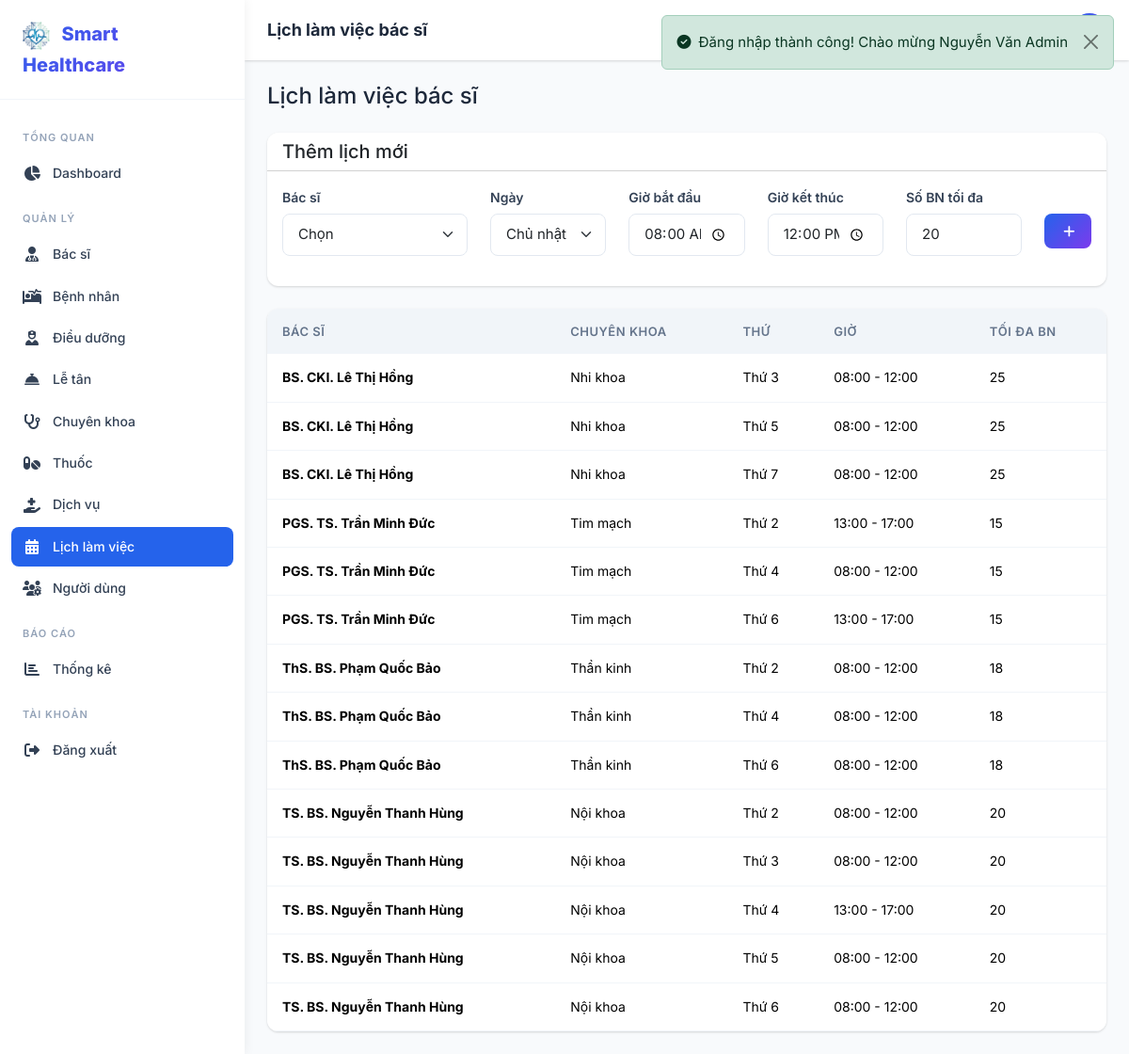
Screenshot of /admin/schedules (signed in) with the database file from the repository.
### tables this page shows
CREATE TABLE doctor_schedules (
    id INT AUTO_INCREMENT PRIMARY KEY,
    doctor_id INT NOT NULL,
    day_of_week TINYINT NOT NULL COMMENT '0=CN, 1=T2, ..., 6=T7',
    start_time TIME NOT NULL,
    end_time TIME NOT NULL,
    max_patients INT DEFAULT 20,
    status ENUM('active','inactive') DEFAULT 'active',
    created_at TIMESTAMP DEFAULT CURRENT_TIMESTAMP,
    updated_at TIMESTAMP DEFAULT CURRENT_TIMESTAMP ON UPDATE CURRENT_TIMESTAMP,
    INDEX idx_schedule_doctor (doctor_id),
    FOREIGN KEY (doctor_id) REFERENCES doctors(id) ON DELETE CASCADE
);

CREATE TABLE users (
    id INT AUTO_INCREMENT PRIMARY KEY,
    role_id INT NOT NULL,
    email VARCHAR(255) NOT NULL UNIQUE,
    password VARCHAR(255) NOT NULL,
    full_name VARCHAR(255) NOT NULL,
    phone VARCHAR(20) DEFAULT NULL,
    avatar VARCHAR(500) DEFAULT NULL,
    status ENUM('active','inactive','banned') DEFAULT 'active',
    created_at TIMESTAMP DEFAULT CURRENT_TIMESTAMP,
    updated_at TIMESTAMP DEFAULT CURRENT_TIMESTAMP ON UPDATE CURRENT_TIMESTAMP,
    INDEX idx_users_email (email),
    INDEX idx_users_role (role_id),
    INDEX idx_users_status (status),
    FOREIGN KEY (role_id) REFERENCES roles(id) ON DELETE RESTRICT
);

CREATE TABLE specialties (
    id INT AUTO_INCREMENT PRIMARY KEY,
    name VARCHAR(255) NOT NULL,
    description TEXT DEFAULT NULL,
    icon VARCHAR(100) DEFAULT 'fas fa-stethoscope',
    status ENUM('active','inactive') DEFAULT 'active',
    created_at TIMESTAMP DEFAULT CURRENT_TIMESTAMP,
    updated_at TIMESTAMP DEFAULT CURRENT_TIMESTAMP ON UPDATE CURRENT_TIMESTAMP
);

### app/controllers/AdminController.php (called while the page is built, shortened)
<?php
class AdminController extends Controller
{
    public function schedules(): void
    {
        $scheduleModel = new DoctorSchedule();
        $this->view('admin/schedules', [
            'title'     => 'Lịch làm việc bác sĩ',
            'schedules' => $scheduleModel->allWithDoctor(),
            'doctors'   => (new Doctor())->allWithInfo(),
        ], 'dashboard');
    }
}

### public/index.php (called while the page is built, shortened)
<?php
require_once APP_PATH . '/helpers/functions.php';
$url = isset($_GET['url']) ? rtrim($_GET['url'], '/') : '';
$router = new Router();
$router->dispatch($url);

### app/helpers/functions.php (called while the page is built, shortened)
<?php
function e(?string $value): string
{
    return htmlspecialchars($value ?? '', ENT_QUOTES, 'UTF-8');
}
function format_time(?string $time): string
{
    return date('H:i', strtotime($time));
}
function day_name(int $day): string
{
    $days = ['Chủ nhật', 'Thứ 2', 'Thứ 3', 'Thứ 4', 'Thứ 5', 'Thứ 6', 'Thứ 7'];
    return $days[$day] ?? '';
}

### app/core/Model.php (called while the page is built, shortened)
<?php
class Model
{
    protected static ?PDO $db = null;
    public static function setDatabase(PDO $pdo): void
    {
        self::$db = $pdo;
    }
    protected function db(): PDO
    {
        return self::$db;
    }
    public function query(string $sql, array $params = []): array
    {
        $stmt = $this->db()->prepare($sql);
        $stmt->execute($params);
        return $stmt->fetchAll();
    }
}

### app/models/DoctorSchedule.php (called while the page is built, shortened)
<?php
class DoctorSchedule extends Model
{
    public function allWithDoctor(): array
    {
        return $this->query(
            "SELECT ds.*, u.full_name as doctor_name, s.name as specialty_name
             FROM doctor_schedules ds
             JOIN doctors d ON ds.doctor_id = d.id
             JOIN users u ON d.user_id = u.id
             LEFT JOIN specialties s ON d.specialty_id = s.id
             ORDER BY u.full_name, ds.day_of_week, ds.start_time"
        );
    }
}

### app/views/admin/schedules.php (the view, shortened to what this page needs)
<h4 class="mb-4">Lịch làm việc bác sĩ</h4>
<div class="card card-custom mb-4"><div class="card-header bg-white"><h5 class="mb-0">Thêm lịch mới</h5></div><div class="card-body"><form method="POST"><?= csrf_field() ?>
    <div class="row">
        <div class="col-md-3 mb-3"><label class="form-label">Bác sĩ</label><select name="doctor_id" class="form-select" required><option value="">Chọn</option></select></div>
        <div class="col-md-2 mb-3"><label class="form-label">Ngày</label><select name="day_of_week" class="form-select"><?php for ($i=0;$i<7;$i++): ?><option value="<?= $i ?>"><?= day_name($i) ?></option><?php endfor; ?></select></div>
        <div class="col-md-2 mb-3"><label class="form-label">Giờ bắt đầu</label><input type="time" name="start_time" class="form-control" value="08:00" required></div>
        <div class="col-md-2 mb-3"><label class="form-label">Giờ kết thúc</label><input type="time" name="end_time" class="form-control" value="12:00" required></div>
        <div class="col-md-2 mb-3"><label class="form-label">Số BN tối đa</label><input type="number" name="max_patients" class="form-control" value="20"></div>
        <div class="col-md-1 mb-3"><label class="form-label">&nbsp;</label><button type="submit" class="btn btn-gradient w-100"><i class="fas fa-plus"></i></button></div>
    </div>
</form></div></div>
<div class="table-custom"><div class="table-responsive"><table class="table">
    <thead><tr><th>Bác sĩ</th><th>Chuyên khoa</th><th>Thứ</th><th>Giờ</th><th>Tối đa BN</th></tr></thead>
    <tbody>
        <?php foreach ($schedules as $s): ?>
        <tr><td><strong><?= e($s['doctor_name']) ?></strong></td><td><?= e($s['specialty_name'] ?? '') ?></td><td><?= day_name($s['day_of_week']) ?></td><td><?= format_time($s['start_time']) ?> - <?= format_time($s['end_time']) ?></td><td><?= $s['max_patients'] ?></td></tr>
        <?php endforeach; ?>
    </tbody>
</table></div></div>

### app/core/Router.php (shortened to what this page needs)
<?php
class Router
{
    private array $routes = [];
    private function addRoute(string $method, string $uri, string $action): void
    {
        $pattern = preg_replace('/\{([a-zA-Z_]+)\}/', '(?P<$1>[^/]+)', $uri);
        $pattern = '#^' . $pattern . '$#';
        $this->routes[] = [
            'method'  => $method,
            'pattern' => $pattern,
            'action'  => $action,
        ];
    }
    public function dispatch(string $url): void
    {
        $method = $_SERVER['REQUEST_METHOD'];
        foreach ($this->routes as $route) {
            if ($route['method'] !== $method) continue;
            if (preg_match($route['pattern'], $url, $matches)) {
                $params = array_filter($matches, 'is_string', ARRAY_FILTER_USE_KEY);
                [$controllerName, $actionName] = explode('@', $route['action']);
                $controller = new $controllerName();
                call_user_func_array([$controller, $actionName], $params);
                return;
            }
        }
    }
}

### assets/css/style.css (style rules this page uses)
:root { --primary: #2563eb; --primary-dark: #1d4ed8; --primary-light: #dbeafe; --accent: #10b981; --accent-dark: #059669; --danger: #ef4444; --warning: #f59e0b; --info: #06b6d4; --dark: #1e293b; --dark-2: #334155; --gray: #64748b; --gray-light: #94a3b8; --light: #f1f5f9; --lighter: #f8fafc; --white: #ffffff; --shadow: 0 1px 3px rgba(0,0,0,.1), 0 1px 2px rgba(0,0,0,.06); --shadow-md: 0 4px 6px rgba(0,0,0,.07), 0 2px 4px rgba(0,0,0,.06); --shadow-lg: 0 10px 15px rgba(0,0,0,.1), 0 4px 6px rgba(0,0,0,.05); --radius: 0.75rem; --radius-sm: 0.5rem; --sidebar-width: 260px; --topbar-height: 64px; --transition: all 0.3s ease; --font: 'Inter', -apple-system, BlinkMacSystemFont, sans-serif; --gradient-primary: linear-gradient(135deg, #2563eb 0%, #7c3aed 100%); --gradient-accent: linear-gradient(135deg, #10b981 0%, #06b6d4 100%); --gradient-hero: linear-gradient(135deg, #1e3a8a 0%, #7c3aed 50%, #2563eb 100%); }
* { margin: 0; padding: 0; box-sizing: border-box; }
body { font-family: var(--font); font-size: 0.9375rem; color: var(--dark); background: var(--lighter); line-height: 1.6; -webkit-font-smoothing: antialiased; }
.card-custom { border: none; border-radius: var(--radius); box-shadow: var(--shadow); transition: var(--transition); overflow: hidden; background: var(--white); }
.table-custom { border-radius: var(--radius); overflow: hidden; box-shadow: var(--shadow); background: var(--white); }
.table-custom .table { margin: 0; }
.table-custom .table thead th { background: var(--light); font-weight: 600; font-size: 0.8125rem; text-transform: uppercase; letter-spacing: 0.5px; color: var(--gray); border: none; padding: 0.875rem 1rem; }
.table-custom .table td { padding: 0.875rem 1rem; vertical-align: middle; border-color: var(--light); font-size: 0.875rem; }
.form-control, .form-select { border: 1.5px solid #e2e8f0; border-radius: var(--radius-sm); padding: 0.625rem 1rem; font-size: 0.9375rem; transition: var(--transition); }
.form-label { font-weight: 600; font-size: 0.875rem; color: var(--dark-2); margin-bottom: 0.375rem; }
.btn { border-radius: var(--radius-sm); font-weight: 600; font-size: 0.875rem; padding: 0.5rem 1.25rem; transition: var(--transition); }
.btn-gradient { background: var(--gradient-primary); color: #fff; border: none; }

### rows the page displays
doctor_schedules: users.full_name "BS. CKI. Lê Thị Hồng", specialties.name "Nhi khoa", day_of_week "Thứ 3", start_time "08:00", end_time "12:00", max_patients "25"
doctor_schedules: users.full_name "BS. CKI. Lê Thị Hồng", specialties.name "Nhi khoa", day_of_week "Thứ 5", start_time "08:00", end_time "12:00", max_patients "25"
doctor_schedules: users.full_name "BS. CKI. Lê Thị Hồng", specialties.name "Nhi khoa", day_of_week "Thứ 7", start_time "08:00", end_time "12:00", max_patients "25"
doctor_schedules: users.full_name "PGS. TS. Trần Minh Đức", specialties.name "Tim mạch", day_of_week "Thứ 2", start_time "13:00", end_time "17:00", max_patients "15"
doctor_schedules: users.full_name "PGS. TS. Trần Minh Đức", specialties.name "Tim mạch", day_of_week "Thứ 4", start_time "08:00", end_time "12:00", max_patients "15"
doctor_schedules: users.full_name "PGS. TS. Trần Minh Đức", specialties.name "Tim mạch", day_of_week "Thứ 6", start_time "13:00", end_time "17:00", max_patients "15"
doctor_schedules: users.full_name "ThS. BS. Phạm Quốc Bảo", specialties.name "Thần kinh", day_of_week "Thứ 2", start_time "08:00", end_time "12:00", max_patients "18"
doctor_schedules: users.full_name "ThS. BS. Phạm Quốc Bảo", specialties.name "Thần kinh", day_of_week "Thứ 4", start_time "08:00", end_time "12:00", max_patients "18"
doctor_schedules: users.full_name "ThS. BS. Phạm Quốc Bảo", specialties.name "Thần kinh", day_of_week "Thứ 6", start_time "08:00", end_time "12:00", max_patients "18"
doctor_schedules: users.full_name "TS. BS. Nguyễn Thanh Hùng", specialties.name "Nội khoa", day_of_week "Thứ 2", start_time "08:00", end_time "12:00", max_patients "20"
doctor_schedules: users.full_name "TS. BS. Nguyễn Thanh Hùng", specialties.name "Nội khoa", day_of_week "Thứ 3", start_time "08:00", end_time "12:00", max_patients "20"
doctor_schedules: users.full_name "TS. BS. Nguyễn Thanh Hùng", specialties.name "Nội khoa", day_of_week "Thứ 4", start_time "13:00", end_time "17:00", max_patients "20"
doctor_schedules: users.full_name "TS. BS. Nguyễn Thanh Hùng", specialties.name "Nội khoa", day_of_week "Thứ 5", start_time "08:00", end_time "12:00", max_patients "20"
doctor_schedules: users.full_name "TS. BS. Nguyễn Thanh Hùng", specialties.name "Nội khoa", day_of_week "Thứ 6", start_time "08:00", end_time "12:00", max_patients "20"

### other values shown
form field day_of_week "Chủ nhật"
